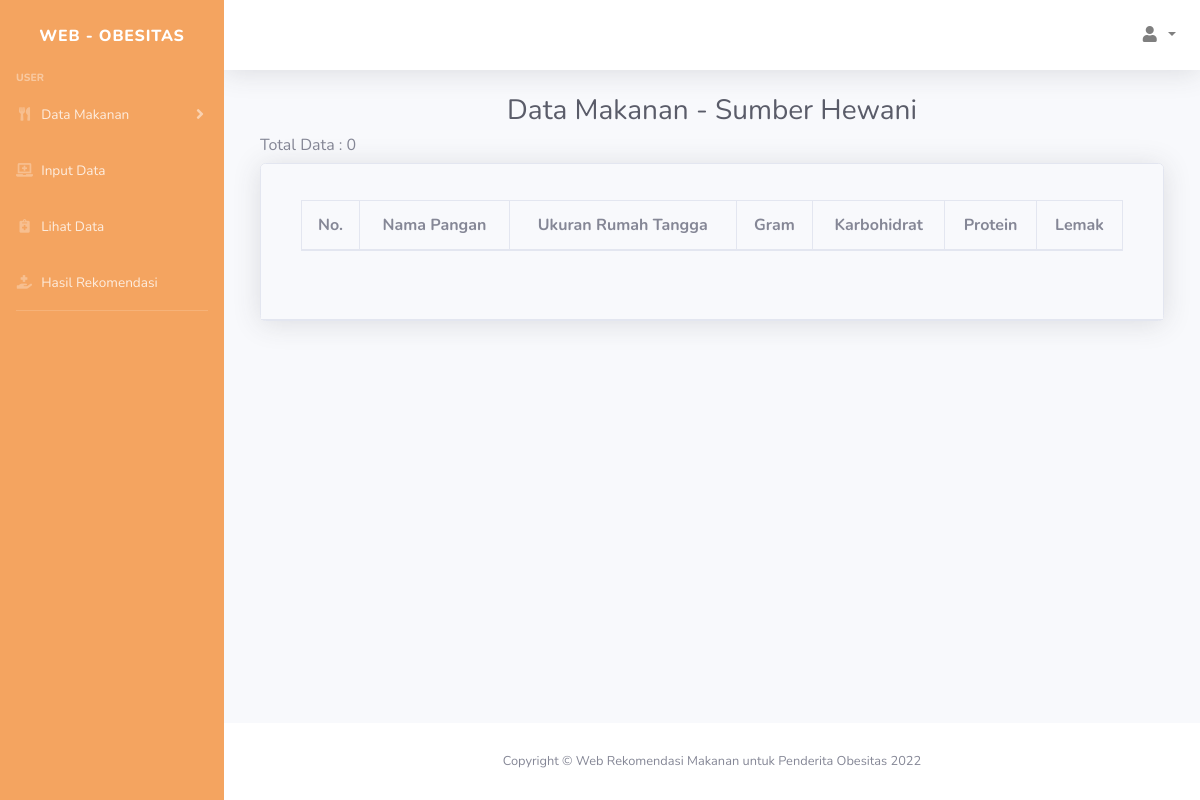
/web_obesitas/index.php/sumberhewani, run on an earlier commit of the app's database.
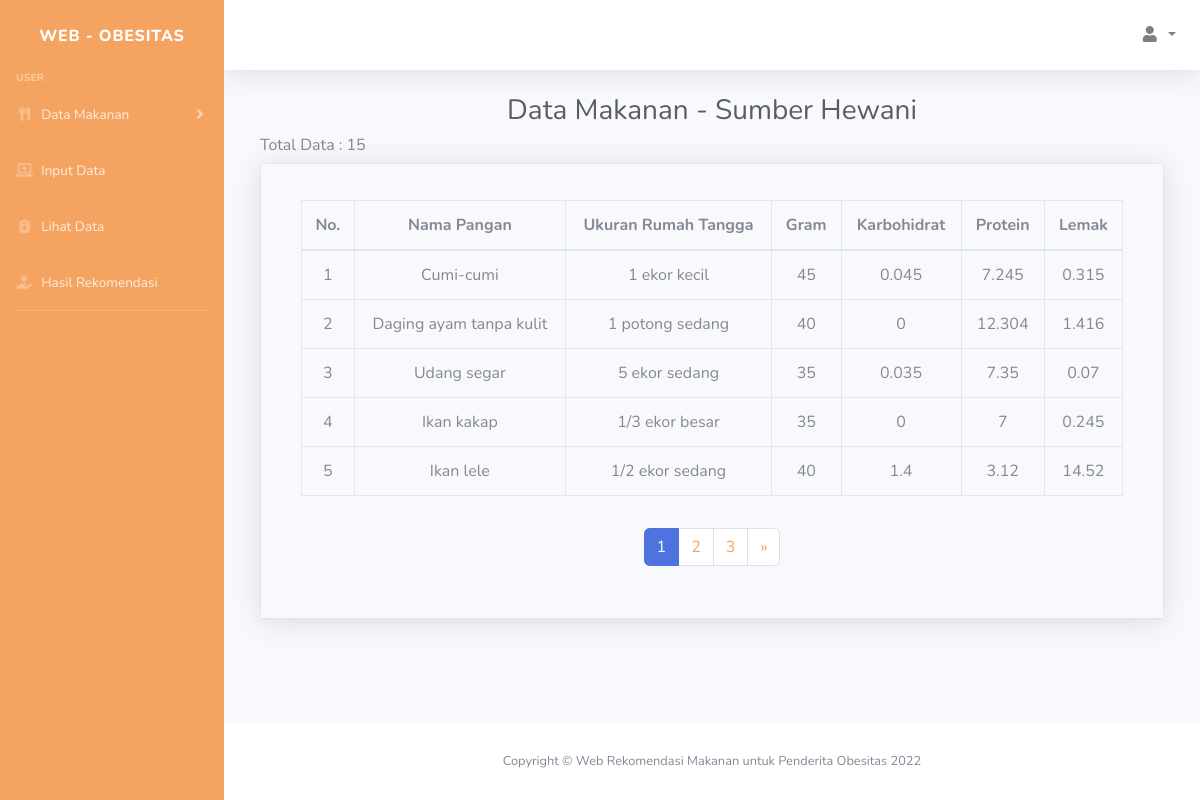
And on a later commit of the database.
### tables this page shows
CREATE TABLE `sumberhewani` (
  `Id` int(11) NOT NULL,
  `Nama_Pangan` varchar(255) NOT NULL,
  `URT` varchar(255) NOT NULL,
  `Gr` int(100) NOT NULL,
  `Karbohidrat` float NOT NULL,
  `Protein` float NOT NULL,
  `Lemak` float NOT NULL
);

### web_obesitas/application/controllers/SumberHewani.php (called while the page is built, shortened)
<?php
class SumberHewani extends CI_Controller
{
    public function __construct()
    {
        $this->load->model('Hewani_model');
        $this->load->library('form_validation');
    }
    public function index()
    {
        $this->load->model('Hewani_Model', 'sumberhewani');
        $data['title'] = 'Data Makanan - Sumber Hewani';
        $data['user'] = $this->db->get_where('user', ['email' =>
        $this->session->userdata('email')])->row_array();
        $this->load->library('pagination');
        $this->db->from('sumberhewani');
        $config['total_rows'] = $this->db->count_all_results();
        $data['total_rows'] = $config['total_rows'];
        $config['per_page'] = 5;
        $data['start'] = $this->uri->segment(3);
        $data['sumberhewani'] = $this->sumberhewani->getSumberHewani($config['per_page'], $data['start']);
        $this->load->view('templates/header', $data);
        $this->load->view('templates/sidebar');
        $this->load->view('templates/topbar');
        $this->load->view('sumberhewani/sumberhewani');
        $this->load->view('templates/footer');
    }
}

### web_obesitas/index.php (called while the page is built, shortened)
<?php
require_once BASEPATH.'core/CodeIgniter.php';

### web_obesitas/application/config/config.php (called while the page is built, shortened)
<?php
$config['base_url'] = 'http://localhost/web_obesitas/';
$config['index_page'] = '';
$config['uri_protocol']    = 'REQUEST_URI';
$config['url_suffix'] = '';
$config['language']    = 'english';
$config['charset'] = 'UTF-8';
$config['enable_hooks'] = FALSE;
$config['subclass_prefix'] = 'MY_';
$config['composer_autoload'] = FALSE;
$config['permitted_uri_chars'] = 'a-z 0-9~%.:_\-';
$config['enable_query_strings'] = FALSE;
$config['controller_trigger'] = 'c';
$config['function_trigger'] = 'm';
$config['directory_trigger'] = 'd';
$config['allow_get_array'] = TRUE;
$config['log_threshold'] = 0;
$config['log_path'] = '';
$config['log_file_extension'] = '';
$config['log_file_permissions'] = 0644;
$config['log_date_format'] = 'Y-m-d H:i:s';
$config['error_views_path'] = '';
$config['cache_path'] = '';
$config['cache_query_string'] = FALSE;
$config['encryption_key'] = '';
$config['sess_driver'] = 'files';
$config['sess_cookie_name'] = 'ci_session';
$config['sess_expiration'] = 7200;
$config['sess_save_path'] = NULL;
$config['sess_match_ip'] = FALSE;
$config['sess_time_to_update'] = 300;
$config['sess_regenerate_destroy'] = FALSE;
$config['cookie_prefix']    = '';
$config['cookie_domain']    = '';
$config['cookie_path']        = '/';
$config['cookie_secure']    = FALSE;
$config['cookie_httponly']     = FALSE;
$config['standardize_newlines'] = FALSE;
$config['global_xss_filtering'] = FALSE;
$config['csrf_protection'] = FALSE;
$config['csrf_token_name'] = 'csrf_test_name';
$config['csrf_cookie_name'] = 'csrf_cookie_name';
$config['csrf_expire'] = 7200;
$config['csrf_regenerate'] = TRUE;
$config['csrf_exclude_uris'] = array();
$config['compress_output'] = FALSE;
$config['time_reference'] = 'local';
$config['rewrite_short_tags'] = FALSE;
$config['proxy_ips'] = '';

### web_obesitas/application/config/pagination.php (called while the page is built, shortened)
<?php
$config['base_url'] = 'http://localhost/web_obesitas/sumberpokok/index';
$config['full_tag_open'] = '<nav><ul class="pagination justify-content-center">';
$config['full_tag_close'] = '</ul></nav>';
$config['first_link'] = 'First';
$config['first_tag_open'] = '<li class="page-item">';
$config['first_tag_close'] = '</li>';
$config['last_link'] = 'Last';
$config['last_tag_open'] = '<li class="page-item">';
$config['last_tag_close'] = '</li>';
$config['next_link'] = '&raquo';
$config['next_tag_open'] = '<li class="page-item">';
$config['next_tag_close'] = '</li>';

### web_obesitas/application/models/Hewani_model.php (called while the page is built, shortened)
<?php
class Hewani_model extends CI_Model
{
    public function getSumberHewani($limit, $start, $cari = null)
    {
        return $this->db->get('sumberhewani', $limit, $start)->result_array();
    }
}

### web_obesitas/application/views/sumberhewani/sumberhewani.php (the view, shortened to what the rows shown need)
<?php
$role_id = $_SESSION['role_id'] == 1;
if ($role_id) {
?>
    <div class="container-fluid">
        <div class="row">
            <div class="container">
                <h3 class="h3 mb-2 text-gray-800">
                    <center><?= $title; ?></center>
                </h3>
                <?php if ($this->session->flashdata('flash')) : ?>
                    <div class="row mt-3">
                        <div class="col-md-6">
                            <div class="alert alert-success alert-dismissible fade show" role="alert">
                                Data Makanan - Sumber Hewani <strong>berhasil!</strong> <?= $this->session->flashdata('flash'); ?>.
                                <button type="button" class="close" data-dismiss="alert" aria-label="Close">
                                    <span aria-hidden="true">&times;</span>
                                </button>
                            </div>
                        </div>
                    </div>
                <?php endif; ?>
                <button class="btn btn-sm mb-3" style="background-color: #F4A460">
                    <a class="nav-link text-white" href="<?= base_url('sumberhewani/tambah'); ?>">Tambah Data Makanan</a></button>
                <h6>Total Data : <?= $total_rows; ?></h6>
                <div class="card shadow mb-4">
                    <div class="card-header py-3">
                        <div class="card-body">
                            <div class="table-responsive">
                                <table class="table table-bordered" colo id="dataTable" width="100%" cellspacing="0">
                                    <?php foreach ($sumberhewani as $row) : ?>
                                        <td>
                                            <center><?= ++$start ?> </center>
                                        </td>
                                        <td>
                                            <center><?= $row["Nama_Pangan"]; ?></center>
                                        </td>
                                        <td>
                                            <center><?= $row["URT"]; ?></center>
                                        </td>
                                        <td>
                                            <center><?= $row["Gr"]; ?></center>
                                        </td>
                                        <td>
                                            <center><?= $row["Karbohidrat"]; ?></center>
                                        </td>
                                        <td>
                                            <center><?= $row["Protein"]; ?></center>
                                        </td>
                                        <td>
                                            <center><?= $row["Lemak"]; ?></center>
                                        </td>
                                        <td>
                                            <center>
                                                <a href="<?= base_url('sumberhewani/ubah/'); ?><?= $row['Id']; ?>" class="badge text-white" style="background-color: #F4A460">Ubah</a>
                                                <a href="<?= base_url(('sumberhewani/hapus/' . $row['Id'])); ?>" class="badge badge-danger" onclick="return confirm('Anda Yakin ?');">Hapus</a>
                                            </center>
                                        </td>
                                        </tr>
                                    <?php endforeach; ?>
                            </div>
                            <thead>
                                <tr>
                                    <th>
                                        <center>No.</center>
                                    </th>
                                    <th>
                                        <center>Nama Pangan</center>
                                    </th>
                                    <th>
                                        <center>Ukuran Rumah Tangga</center>
                                    </th>
                                    <th>
                                        <center>Gram</center>
                                    </th>
                                    <th>
                                        <center>Karbohidrat</center>
                                    </th>
                                    <th>
                                        <center>Protein</center>
                                    </th>
                                    <th>
                                        <center>Lemak</center>
                                    </th>
                                    <th>
                                        <center>Aksi</center>
                                    </th>
                                </tr>
                            </thead>
                            </tbody>
                            </table>
                        </div>
                        <p>
                            <?= $this->pagination->create_links(); ?>
                    </div>
                </div>
            </div>
        <?php } else { ?>
            <div class="container-fluid">
                <div class="row">
                    <div class="container">
                        <div class="card shadow mb-4">
                            <div class="card-header py-3">
                                <div class="card-body">
                                    <div class="table-responsive">
                                        <table class="table table-bordered" colo id="dataTable" width="100%" cellspacing="0">
                                            <?php foreach ($sumberhewani as $row) : ?>
                                                <td>
                                                    <center><?= ++$start ?> </center>
                                                </td>
                                                <td>
                                                    <center><?= $row["Nama_Pangan"]; ?></center>
                                                </td>
                                                <td>
                                                    <center><?= $row["URT"]; ?></center>
                                                </td>
                                                <td>
                                                    <center><?= $row["Gr"]; ?></center>
                                                </td>
                                                <td>
                                                    <center><?= $row["Karbohidrat"]; ?></center>
                                                </td>
                                                <td>
                                                    <center><?= $row["Protein"]; ?></center>
                                                </td>
                                                <td>
                                                    <center><?= $row["Lemak"]; ?></center>
                                                </td>
                                            <?php endforeach; ?>
                                    </div>
                                    <thead>
                                        <tr>
                                            <th>
                                                <center>No.</center>
                                            </th>
                                            <th>
                                                <center>Nama Pangan</center>
                                            </th>
                                            <th>
                                                <center>Ukuran Rumah Tangga</center>
                                            </th>
                                            <th>
                                                <center>Gram</center>
                                            </th>
                                            <th>
                                                <center>Karbohidrat</center>
                                            </th>
                                            <th>
                                                <center>Protein</center>
                                            </th>
                                            <th>
                                                <center>Lemak</center>
                                            </th>
                                        </tr>
                                    </thead>
                                </div>
                            </div>
                        </div>
                    </div>
                <?php } ?>
                </div>
            </div>
        </div>
    </div>

What changed in the data, as far as the page shows it:
added sumberhewani: Nama_Pangan "Cumi-cumi", URT "1 ekor kecil", Gr "45", Karbohidrat "0.045", Protein "7.245", Lemak "0.315"
added sumberhewani: Nama_Pangan "Daging ayam tanpa kulit", URT "1 potong sedang", Gr "40", Karbohidrat "0", Protein "12.304", Lemak "1.416"
added sumberhewani: Nama_Pangan "Udang segar", URT "5 ekor sedang", Gr "35", Karbohidrat "0.035", Protein "7.35", Lemak "0.07"
added sumberhewani: Nama_Pangan "Ikan kakap", URT "1/3 ekor besar", Gr "35", Karbohidrat "0", Protein "7", Lemak "0.245"
added sumberhewani: Nama_Pangan "Ikan lele", URT "1/2 ekor sedang", Gr "40", Karbohidrat "1.4", Protein "3.12", Lemak "14.52"
Also different on the page:
$total_rows: "0" → "15"
$this->pagination->create_links(): (not shown) → "1 2 3 »"
